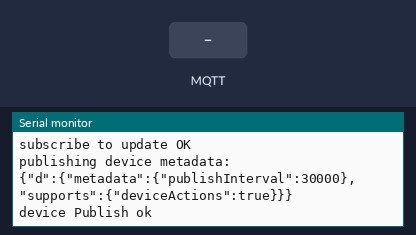
This sketch was run on a simulated ESP8266 (NodeMCU). On the bench: the last lines printed to the serial monitor. The test bench sets the inputs (shaded band). WiFi joins after 1.5 s; servers stay silent unless stated; no MQTT or app messages arrive unless stated. At 7.6 s the program restarts the board; the recording ends there.

Above: at 2.8 s.
2.9 s: MQTT message "metadata" arrives on the first subscribed topic
At 4.3 s:
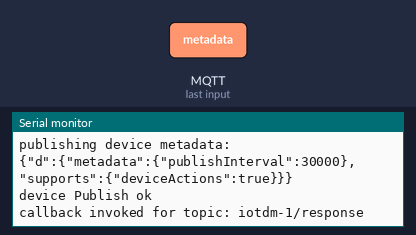
5.1 s: MQTT message "metadata" arrives on the third subscribed topic
At 6.8 s:
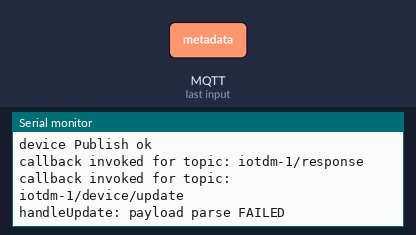

The sketch:

esp8266-dht11.ino
```cpp
// (licence header left out)
//libraries
#include <TimeLib.h>
#include <DHT.h>;
#include <ESP8266WiFi.h>
#include <PubSubClient.h> // https://github.com/knolleary/pubsubclient/releases/tag/v2.3
#include <ArduinoJson.h> // https://github.com/bblanchon/ArduinoJson/releases/tag/v5.0.7
#include <WiFiUdp.h>


//-------- Customise these values -----------
const char* ssid = "The Promised LAN";
const char* password = "gr$$n.2018";

//Constants
#define DHTPIN 4     // what pin we're connected to
#define DHTTYPE DHT11   // DHT 22  (AM2302)
DHT dht(DHTPIN, DHTTYPE); //// Initialize DHT sensor for normal 16mhz Arduino

#define ORG "63gdf0"
#define DEVICE_TYPE "ESP266"
#define DEVICE_ID "Test1"
#define TOKEN "IBS*N_D9+xmKBiC7Rl"
//-------- Customise the above values --------


 // Prepare a JSON payload string
  /**
   * String payload = "{"d":{"myName":"ESP8266.Test1","counter":";
 payload += counter;
 payload += "}}";

   */
   //

char server[] = ORG ".messaging.internetofthings.ibmcloud.com";
char authMethod[] = "use-token-auth";
char token[] = TOKEN;
char clientId[] = "d:" ORG ":" DEVICE_TYPE ":" DEVICE_ID;

const char publishTopic[] = "iot-2/evt/status/fmt/json";
const char responseTopic[] = "iotdm-1/response";
const char manageTopic[] = "iotdevice-1/mgmt/manage";
const char updateTopic[] = "iotdm-1/device/update";
const char rebootTopic[] = "iotdm-1/mgmt/initiate/device/reboot";

// NTP Servers:
IPAddress timeServer(176, 9, 102, 215); // time-a.timefreq.bldrdoc.gov

const int timeZone = 3; //central european time

//Variables
int chk;
float hum;  //Stores humidity value
float temp; //Stores temperature value

//udp
WiFiUDP Udp;
unsigned int localPort = 8888;  // local port to listen for UDP packets

void callback(char* topic, byte* payload, unsigned int payloadLength);

WiFiClient wifiClient;
PubSubClient client(server, 1883, callback, wifiClient);

int publishInterval = 30000; // 30 seconds
long lastPublishMillis;

void setup() {
 Serial.begin(115200);
 Serial.println();

 wifiConnect();
 udpConnect();
 mqttConnect();
 initManagedDevice();


}

int counter = 0;
time_t prevDisplay = 0;
void loop() {
  if (timeStatus() != timeNotSet) {
    if (now() != prevDisplay) { //update the display only if time has changed
      prevDisplay = now();

     if (millis() - lastPublishMillis > publishInterval) {
     getAndSendTemperatureAndHumidityData();
     lastPublishMillis = millis();
 }

    }
  }

  delay(1000);

 if (!client.loop()) {
   mqttConnect();
   initManagedDevice();
 }
}

void wifiConnect() {
 Serial.print("Connecting to "); Serial.print(ssid);
 WiFi.begin(ssid, password);
 while (WiFi.status() != WL_CONNECTED) {
   delay(500);
   Serial.print(".w");
 }
 Serial.print("nWiFi connected, IP address: "); Serial.println(WiFi.localIP());
}

void udpConnect(){
  Serial.print("IP number assigned by DHCP is ");
  Serial.println(WiFi.localIP());
  Serial.println("Starting UDP");
  Udp.begin(localPort);
  Serial.print("Local port: ");
  Serial.println(Udp.localPort());
  Serial.println("waiting for sync");
  setSyncProvider(getNtpTime);
}
void mqttConnect() {
 if (!client.connected()) {
   Serial.print("Reconnecting MQTT client to "); Serial.println(server);
   while (!!!client.connect(clientId, authMethod, token)) {
     Serial.print(".m");
     delay(500);
   }
   Serial.println();
 }
}

void initManagedDevice() {
 if (client.subscribe("iotdm-1/response")) {
   Serial.println("subscribe to responses OK");
 } else {
   Serial.println("subscribe to responses FAILED");
 }

 if (client.subscribe(rebootTopic)) {
   Serial.println("subscribe to reboot OK");
 } else {
   Serial.println("subscribe to reboot FAILED");
 }

 if (client.subscribe("iotdm-1/device/update")) {
   Serial.println("subscribe to update OK");
 } else {
   Serial.println("subscribe to update FAILED");
 }

 StaticJsonBuffer<300> jsonBuffer;
 JsonObject& root = jsonBuffer.createObject();
 JsonObject& d = root.createNestedObject("d");
 JsonObject& metadata = d.createNestedObject("metadata");
 metadata["publishInterval"] = publishInterval;
 JsonObject& supports = d.createNestedObject("supports");
 supports["deviceActions"] = true;

 char buff[300];
 root.printTo(buff, sizeof(buff));
 Serial.println("publishing device metadata:");
 Serial.println(buff);
 if (client.publish(manageTopic, buff)) {
   Serial.println("device Publish ok");
 } else {
   Serial.print("device Publish failed:");
 }
}


void getAndSendTemperatureAndHumidityData()
{
  Serial.println("Collecting temperature data.");

  // Reading temperature or humidity takes about 250 milliseconds!
  float h = dht.readHumidity();
  // Read temperature as Celsius (the default)
  float t = dht.readTemperature();

  // Check if any reads failed and exit early (to try again).
  if (isnan(h) || isnan(t)) {
    Serial.println("Failed to read from DHT sensor!");
    return;
  }


  Serial.print("Humidity: ");
  Serial.print(h);
  Serial.print(" %\t");
  Serial.print("Temperature: ");
  Serial.print(t);
  Serial.print(" *C ");


  String temperature = String(t);
  String humidity = String(h);
  //time and date
  String ho = String(hour());
  String mi = String(minute());
  String se = String(second());
  String da = String(day());
  String mo = String(month());
  String ye = String(year());

 String payload = "{\"d\":{\"Name\":\"Test1\"";
 payload += ",\"counter\":";
 payload += counter++;
 payload += ",\"Temperature\":"; payload += temperature;
 payload += ",\"Humidity\":"; payload += humidity;
 payload += "}}";


Serial.print("Sending payload: "); Serial.println(payload);

 if (client.publish(publishTopic, (char*) payload.c_str())) {
   Serial.println("Publish OK");
 } else {
   Serial.println("Publish FAILED");
 }

}
/**--------------------------------------------------------------------------------------
                                  Timestamp
--------------------------------------------------------------------------------------*/

void digitalClockDisplay(){
  // digital clock display of the time
  Serial.print(hour());
  printDigits(minute());
  printDigits(second());
  Serial.print(" ");
  Serial.print(day());
  Serial.print(".");
  Serial.print(month());
  Serial.print(".");
  Serial.print(year());
  Serial.println();
  Serial.println();
}


void printDigits(int digits){
  // utility for digital clock display: prints preceding colon and leading 0
  Serial.print(":");
  if(digits < 10)
    Serial.print('0');
  Serial.print(digits);
}

/*-------- NTP code ----------*/

const int NTP_PACKET_SIZE = 48; // NTP time is in the first 48 bytes of message
byte packetBuffer[NTP_PACKET_SIZE]; //buffer to hold incoming & outgoing packets

time_t getNtpTime()
{
  while (Udp.parsePacket() > 0) ; // discard any previously received packets
  Serial.println("Transmit NTP Request");
  sendNTPpacket(timeServer);
  uint32_t beginWait = millis();
  while (millis() - beginWait < 1500) {
    int size = Udp.parsePacket();
    if (size >= NTP_PACKET_SIZE) {
      Serial.println("Receive NTP Response");
      Udp.read(packetBuffer, NTP_PACKET_SIZE);  // read packet into the buffer
      unsigned long secsSince1900;
      // convert four bytes starting at location 40 to a long integer
      secsSince1900 =  (unsigned long)packetBuffer[40] << 24;
      secsSince1900 |= (unsigned long)packetBuffer[41] << 16;
      secsSince1900 |= (unsigned long)packetBuffer[42] << 8;
      secsSince1900 |= (unsigned long)packetBuffer[43];
      return secsSince1900 - 2208988800UL + timeZone * SECS_PER_HOUR;
    }
  }
  Serial.println("No NTP Response :-(");
  return 0; // return 0 if unable to get the time
}

// send an NTP request to the time server at the given address
void sendNTPpacket(IPAddress &address)
{
  // set all bytes in the buffer to 0
  memset(packetBuffer, 0, NTP_PACKET_SIZE);
  // Initialize values needed to form NTP request
  // (see URL above for details on the packets)
  packetBuffer[0] = 0b11100011;   // LI, Version, Mode
  packetBuffer[1] = 0;     // Stratum, or type of clock
  packetBuffer[2] = 6;     // Polling Interval
  packetBuffer[3] = 0xEC;  // Peer Clock Precision
  // 8 bytes of zero for Root Delay & Root Dispersion
  packetBuffer[12]  = 49;
  packetBuffer[13]  = 0x4E;
  packetBuffer[14]  = 49;
  packetBuffer[15]  = 52;
  // all NTP fields have been given values, now
  // you can send a packet requesting a timestamp:
  Udp.beginPacket(address, 123); //NTP requests are to port 123
  Udp.write(packetBuffer, NTP_PACKET_SIZE);
  Udp.endPacket();
}
/**-------------------------------------------------------------------------------------
                                  End
 --------------------------------------------------------------------------------------*/


void callback(char* topic, byte* payload, unsigned int payloadLength) {
 Serial.print("callback invoked for topic: "); Serial.println(topic);

 if (strcmp (responseTopic, topic) == 0) {
   return; // just print of response for now
 }

 if (strcmp (rebootTopic, topic) == 0) {
   Serial.println("Rebooting...");
   ESP.restart();
 }

 if (strcmp (updateTopic, topic) == 0) {
   handleUpdate(payload);
 }
}

void handleUpdate(byte* payload) {
 StaticJsonBuffer<300> jsonBuffer;
 JsonObject& root = jsonBuffer.parseObject((char*)payload);
 if (!root.success()) {
   Serial.println("handleUpdate: payload parse FAILED");
   return;
 }
 Serial.println("handleUpdate payload:"); root.prettyPrintTo(Serial); Serial.println();

 JsonObject& d = root["d"];
 JsonArray& fields = d["fields"];
 for (JsonArray::iterator it = fields.begin(); it != fields.end(); ++it) {
   JsonObject& field = *it;
   const char* fieldName = field["field"];
   if (strcmp (fieldName, "metadata") == 0) {
     JsonObject& fieldValue = field["value"];
     if (fieldValue.containsKey("publishInterval")) {
       publishInterval = fieldValue["publishInterval"];
       Serial.print("publishInterval:"); Serial.println(publishInterval);
     }
   }
 }
}
```

Measured:
- after the input at 2.9 s, the serial monitor: prints a new line after 0.71 s (image 1)
- after the input at 5.1 s, the serial monitor: prints a new line after 0.51 s (image 2)
